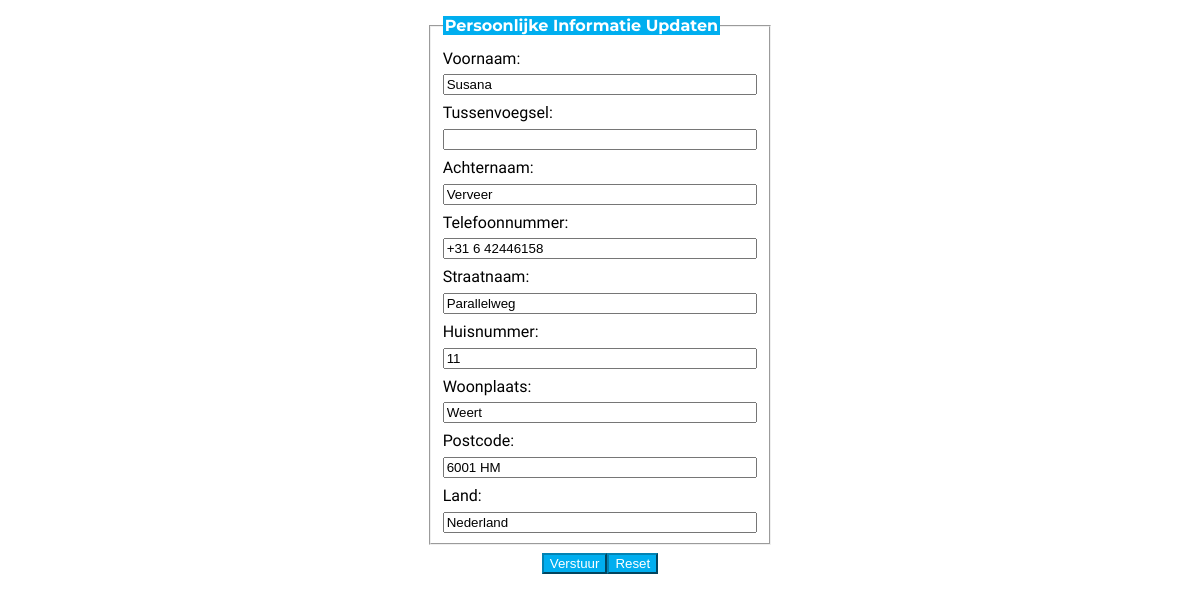
Screenshot of /client/update.php?id=2 with the database file from the repository.
### tables this page shows
CREATE TABLE IF NOT EXISTS `persoon` (
  `ID` smallint UNSIGNED NOT NULL AUTO_INCREMENT,
  `firstname` varchar(30) NOT NULL,
  `infix` varchar(30) DEFAULT NULL,
  `lastname` varchar(30) NOT NULL,
  `phonenumber` varchar(18) NOT NULL,
  `streetname` varchar(100) NOT NULL,
  `housenumber` varchar(10) NOT NULL,
  `locality` varchar(58) NOT NULL,
  `postalcode` varchar(10) NOT NULL,
  `country` varchar(61) NOT NULL,
  PRIMARY KEY (`ID`)
);

### client/update.php (the view, shortened to what this page needs)
<?php
require('config/config.php');
$dsn = "mysql:host=$dbHost;dbname=$dbName;charset=$dbCharset";
try {
    $pdo = new PDO($dsn, $dbUser, $dbPass);
} catch (PDOException $e) {
    console_log('Interne Server Error, neem contact op met de Database Beheerder');
    console_log($e->getMessage());
}
$sql = "SELECT   ID
                ,firstname AS FN
                ,infix
                ,lastname AS LN
                ,phonenumber AS PNR
                ,streetname AS STRN
                ,housenumber AS HSNR
                ,locality AS LCL
                ,postalcode AS PLCE
                ,country AS CTRY
        FROM     persoon
        WHERE ID = :id";
$statement = $pdo->prepare($sql);
$statement->bindValue(':id', $_GET['id'], PDO::PARAM_INT);
$statement->execute();
$result = $statement->fetch(PDO::FETCH_OBJ);
?>
<!DOCTYPE html>
<html lang="nl">
<head>
    <link rel="stylesheet" href="../style.css">
</head>
<body>
    <main>
        <form action="update.php" method="post">
            <fieldset>
                <legend>Persoonlijke Informatie Updaten</legend>
                <label for="voornaam">
                    Voornaam:
                    <input type="text" name="voornaam" id="voornaam" value="<?= $result->FN ?>" required />
                </label>
                <label for="tussenvoegsel">
                    Tussenvoegsel:
                    <input type="text" name="tussenvoegsel" id="tussenvoegsel" value="<?= $result->infix ?>" />
                </label>
                <label for="achternaam">
                    Achternaam:
                    <input type="text" name="achternaam" id="achternaam" value="<?= $result->LN ?>" required />
                </label>
                <label for="telefoonnummer">
                    Telefoonnummer:
                    <input type="text" name="telefoonnummer" id="telefoonnummer" value="<?= $result->PNR ?>" required />
                </label>
                <label for="straatnaam">
                    Straatnaam:
                    <input type="text" name="straatnaam" id="straatnaam" value="<?= $result->STRN ?>" required />
                </label>
                <label for="huisnummer">
                    Huisnummer:
                    <input type="text" name="huisnummer" id="huisnummer" value="<?= $result->HSNR ?>" required />
                </label>
                <label for="woonplaats">
                    Woonplaats:
                    <input type="text" name="woonplaats" id="woonplaats" value="<?= $result->LCL ?>" required />
                </label>
                <label for="postcode">
                    Postcode:
                    <input type="text" name="postcode" id="postcode" value="<?= $result->PLCE ?>" required />
                </label>
                <label for="land">
                    Land:
                    <input type="text" name="land" id="land" value="<?= $result->CTRY ?>" required />
                </label>
            </fieldset>
            <div class="buttonss">
                <input type="submit" value="Verstuur">
                <input type="reset">
            </div>
        </form>
    </main>
</body>
</html>

### style.css (style rules this page uses)
body * { box-sizing: border-box; }
form { display: flex; justify-content: center; flex-direction: column; align-items: center; }
fieldset { display: flex; margin: .5em 0; flex-direction: column; }
fieldset>label { width: 100%; margin-top: .5em; }
label>input:not([type="radio"]):not([type="checkbox"]), label>textarea, label>select { width: 100%; margin-top: .5em; }
legend { font-family: 'Montserrat'; color: white; font-weight: bold; background-color: #00aeef; }
p, label { font-family: 'Barlow Condensed'; }
input[type="submit"] { background-color: #00aeef; border-color: #0283b3; color: #ffffff; }
input[type="reset"] { background-color: #00aeef; border-color: #0283b3; color: #ffffff; }
.buttonss { display: flex; justify-content: center; }

### rows the page displays
persoon: voornaam "Susana", achternaam "Verveer", telefoonnummer "+31 6 42446158", straatnaam "Parallelweg", huisnummer "11", woonplaats "Weert", postcode "6001 HM", land "Nederland"
